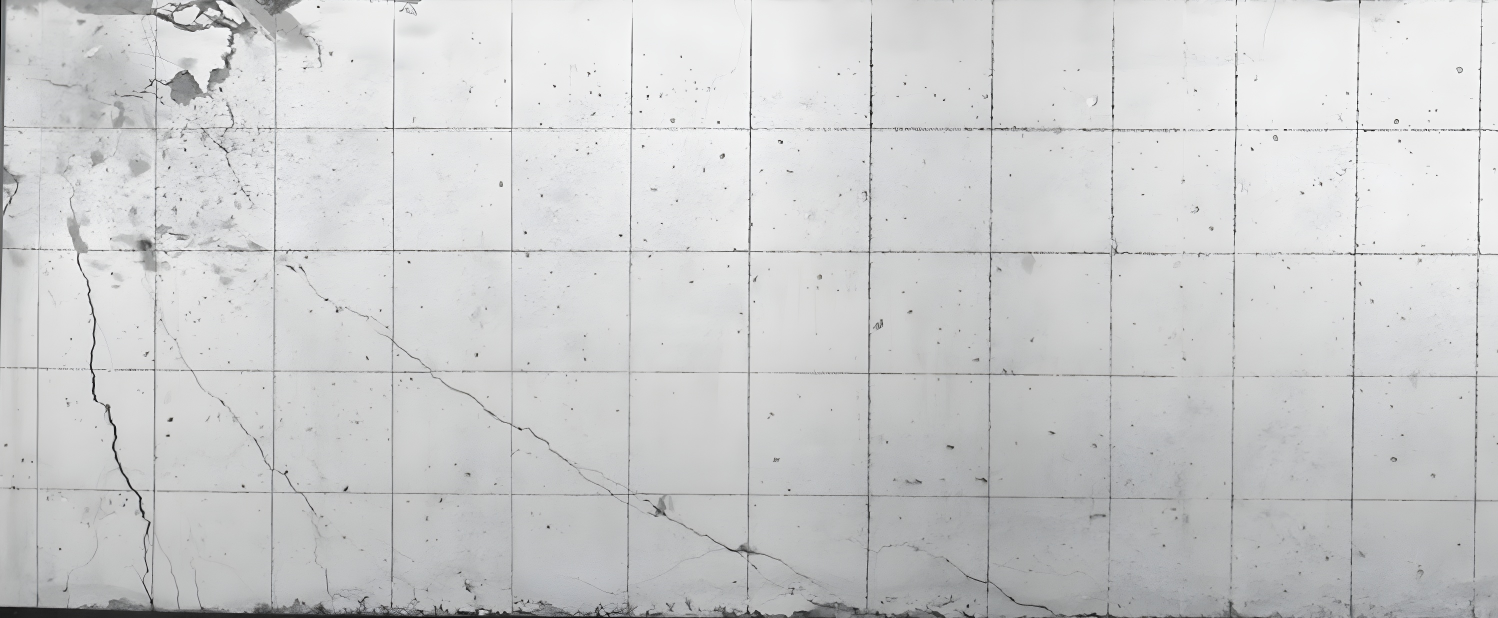
#> input picture references/sample-D-868.jpg, 2996 x 1236 px (shown at 1/2 size)
$ jupyter execute --allow-errors Untitled.ipynb   (older library calls are emulated)
#> lines starting #> are read from the running program, lines starting #| are printed output that depends on the picture; after the words box and inside, x2 and y2 are one past the last pixel; in counts of white or black regions, pixels touching at a corner belong together
#> the answer given: references
#> the answer given: references/sample-D-868.jpg
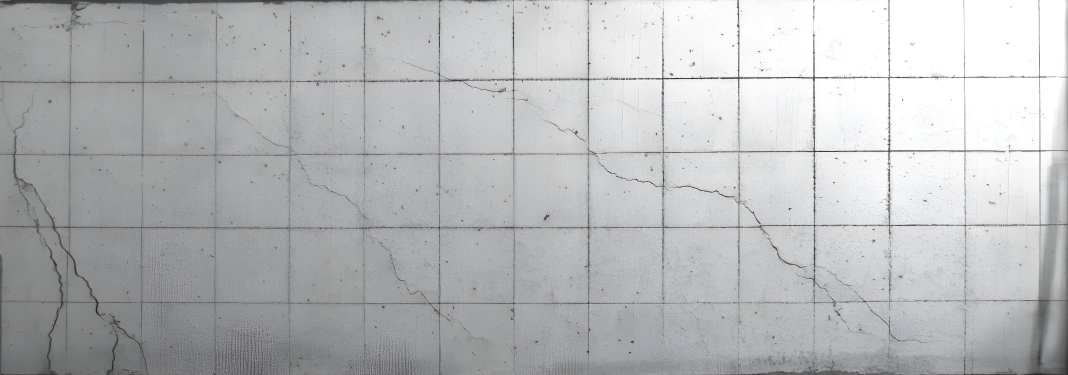
#> input picture references/sample-D-1700.jpg, 2136 x 750 px (shown at 1/2 size)
### remove_gridlines.py
import cv2
import numpy as np
from deepcrack_pipeline import make_tiles_fixed_size, start_deepcrack_pipeline, empty_folder, join_tiles_after_inference
import os
import re
import requests
import base64
import io
import json
import numpy as np
import sys
from PIL import Image
import hashlib

crack_segmentation_dir_string = "models/crack_segmentation"
deep_crack_dir_string = "models/DeepCrack/codes"

line_segment_dir_string = "models/Unified-Line-Segment-Detection"
line_segment_dir = os.path.join(os.getcwd(), line_segment_dir_string)
import threading
import subprocess

endpoint = 'http://127.0.0.1:8000/'

# ✅ OPTIMIZATION: Cache for remove_gridlines results
_remove_gridlines_cache = {}
_intersect_masks_cache = {}

# [125 lines left out: functions extract_and_hough_filter_tol, pad_to_size, merge_masks, run_line_segmentor, not called in this run]

def get_sanitized_folder_name(full_path):
    # Get the last folder name
    folder_name = os.path.basename(full_path)
    # Sanitize: keep only alphanumeric, dash, underscore
    sanitized = re.sub(r'[^A-Za-z0-9_\-]', '_', folder_name)
    return sanitized
def remove_gridlines(img, parent_folder, mask_thickness=2, activate_grid_mask_recreation=True, make_reference_image=False, tile_size = None):
    if tile_size == None:
        tile_size = img.shape[0]

    parent_folder = get_sanitized_folder_name(parent_folder)
    print(f"[INFO] Running grid lines removal...{parent_folder}")

    DEFAULT_MASK_PATH = f"default_grids_mask/{parent_folder}.jpg"
    THICKNESS = mask_thickness

    mask = None

    try:
            print(f"[INFO] Proceeding with grid lines removal with mask thickness: {THICKNESS}...")
            #we need to drive out more details so tile size should be reduced
            if (not make_reference_image):
                tile_size = 400
            # if (img.shape[1] > 2700):
            #     tile_size = img.shape[0]/2
            deepCrackImg = start_deepcrack_pipeline(img,
                                                    f"{deep_crack_dir_string}/input_tiles",
                                                    original_h=img.shape[0],
                                                    original_w=img.shape[1], tile_size=tile_size, inc_contrast=True)
            mask = create_mask_pipeline(deepCrackImg, THICKNESS, activate_grid_mask_recreation)


    except Exception as e:
        print(f"[ERROR] Grid lines removal failed: {e}")
        return None

    if mask is None:
        print("[ERROR] Mask creation failed. Exiting.")
        return None

    # --- Step 3: Inpainting ---
    try:
        output = None
        # [7 lines of commented-out code are left out]
    except Exception as e:
        print(f"[ERROR] NGROK server error: {e}")
        return None

    print("[INFO] Grid lines removal successful.")
    return output, deepCrackImg,mask

# [282 lines left out: functions create_mask_pipeline, move_img_to_input_folder, make_mask_from_deepcrack_img, remove_grid_pieces_only, numpy_image_to_base64, inpaint_with_mask and 1 more, not called in this run]
import numpy as np

# [18 lines left out: function intersect_masks, not called in this run]


# [40 lines of commented-out code are left out]

### scale_image.py


import base64
import requests
import cv2
import numpy as np
url = 'http://127.0.0.1:8000/api/v1/run_plugin_gen_image'
# [22 lines left out: function img_to_b64, not called in this run]

import base64


# [23 lines left out: function realesrgan_to_np, not called in this run]

def scale_image(img, scale):
    if (scale == 2 and img.shape[1] > 1800) or (scale == 4 and img.shape[1] > 3000):
        return img

    # Super-resolve
    img_b64 = img_to_b64(img)
    output = realesrgan_to_np(img_b64, scale)

    orig_h, orig_w = img.shape[:2]
    target_h, target_w = orig_h * scale, orig_w * scale

    # Force exact size
    output_h, output_w = output.shape[:2]
    if output_h != target_h or output_w != target_w:
        output = cv2.resize(output, (target_w, target_h), interpolation=cv2.INTER_LINEAR)
    print("TESTING SCALE_IMAGE()")
    return output
# img_b64 = img_to_b64("references/cropped_B.jpg")
# img = realesrgan_to_np(img_b64, 4)
# cv2.imwrite("references/cropped_B_scaled4.jpg", img)

### Untitled.ipynb
[cell 1]
##############################################################################
                        # LIBRARY IMPORTS
##############################################################################

import cv2
import numpy as np
import math
import os
import re
import tkinter as tk
from tkinter import messagebox, simpledialog
from tkinter import filedialog
from crack_analysis import CrackAnalyse
from utils import getBinaryImage, resize_image
from remove_gridlines import remove_gridlines, intersect_masks
from scale_image import scale_image
from mask_tuning import MaskTuningUI
##############################################################################
                        # GLOBAL VARIABLES & CONSTANTS
##############################################################################
make_reference_image = False
NUM_SCALING_IMAGES = 13
image_files = []
current_image_index = 0
original_image = None
reference_image = None
image = None
crack_image_on_bright = None
zoom_factor = 5
is_zoomed = False
mouse_x, mouse_y = 0, 0
distance_mode = False
compute_cell_area_mode = False
polygon_mode = False
clicked_points = []
polygon_points = []
roi_x1, roi_y1 = 0, 0
small_box_size_mm = 100
scaling_factor_width = False
scaling_factor_height = False
distance_text = ""
grid_spacing_mm = 100
drag_start = None
drag_end = None
highlighted_cell = None
displacement_x = 0.0
binary_mask = None

contrast_value = 0.08
threshold_value = 23
scale_image_factor = 2

grid_mask_thickness = 3
activate_grid_mask_recreation = False

#############################################################################
                        # HELPER FUNCTIONS
##############################################################################

# [4 lines left out: function draw_transparent_rectangle, not called in this run]

def perspective_correction(img, contour):
    epsilon = 0.05 * cv2.arcLength(contour, True)
    approx = cv2.approxPolyDP(contour, epsilon, True)
    if len(approx) == 4:
        pts = sorted(np.squeeze(approx), key=lambda x: (x[1], x[0]))
        pts1 = np.float32([pts[0], pts[1], pts[3], pts[2]])
        width, height = 100, 100
        pts2 = np.float32([[0, 0], [width, 0], [width, height], [0, height]])
        matrix = cv2.getPerspectiveTransform(pts1, pts2)
        return cv2.warpPerspective(img, matrix, (width, height))
    return None

# [45 lines left out: function detect_scaling_factors_in_image_for_debug, not called in this run]


def detect_scaling_factors_in_image(img_gray):
    blurred = cv2.GaussianBlur(img_gray, (5,5), 0)
    adaptive_thresh = cv2.adaptiveThreshold(blurred, 255, cv2.ADAPTIVE_THRESH_GAUSSIAN_C,
                                              cv2.THRESH_BINARY_INV, 11, 2)
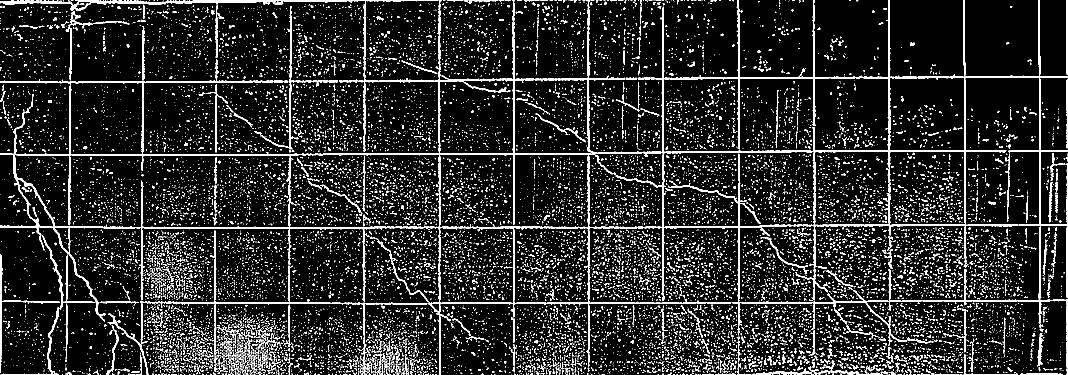
#> adaptive_thresh: shape (750, 2136) (shown at 1/2 size); 11.7% white; 18600 white regions (17744 under 20 px)
    contours, _ = cv2.findContours(adaptive_thresh, cv2.RETR_TREE, cv2.CHAIN_APPROX_SIMPLE)
#> contours = 18657 contours, 18389 with area under 20; largest, box (x1, y1, x2, y2) and area: (0, 0, 2136, 750) 435788, (28, 309, 581, 456) 72544, (1326, 155, 1779, 305) 64541, (879, 305, 1327, 456) 63741, (1326, 303, 1629, 455) 43376
    found_factors = []
    for contour in contours:
        x, y, w, h = cv2.boundingRect(contour)
        aspect_ratio = w / float(h)
        area = cv2.contourArea(contour)
        if 0.9 < aspect_ratio < 1.1 and 1000 < area < 20000:
            corrected_box = perspective_correction(img_gray, contour)
            if corrected_box is not None:
                sfx = small_box_size_mm / w
                sfy = small_box_size_mm / h
                found_factors.append((sfx, sfy))
#> this loop made 18657 passes
#> (contour, x, y, w, h, aspect_ratio, area) on passes 2, 9, 12: ([[1773, 749], [1774, 749]], 1773, 749, 2, 1, 2, 0), ([[841, 749], [842, 749]], 841, 749, 2, 1, 2, 0), ([[750, 749], [751, 749]], 750, 749, 2, 1, 2, 0)
#> (the rest of the program and of its run is left out)
